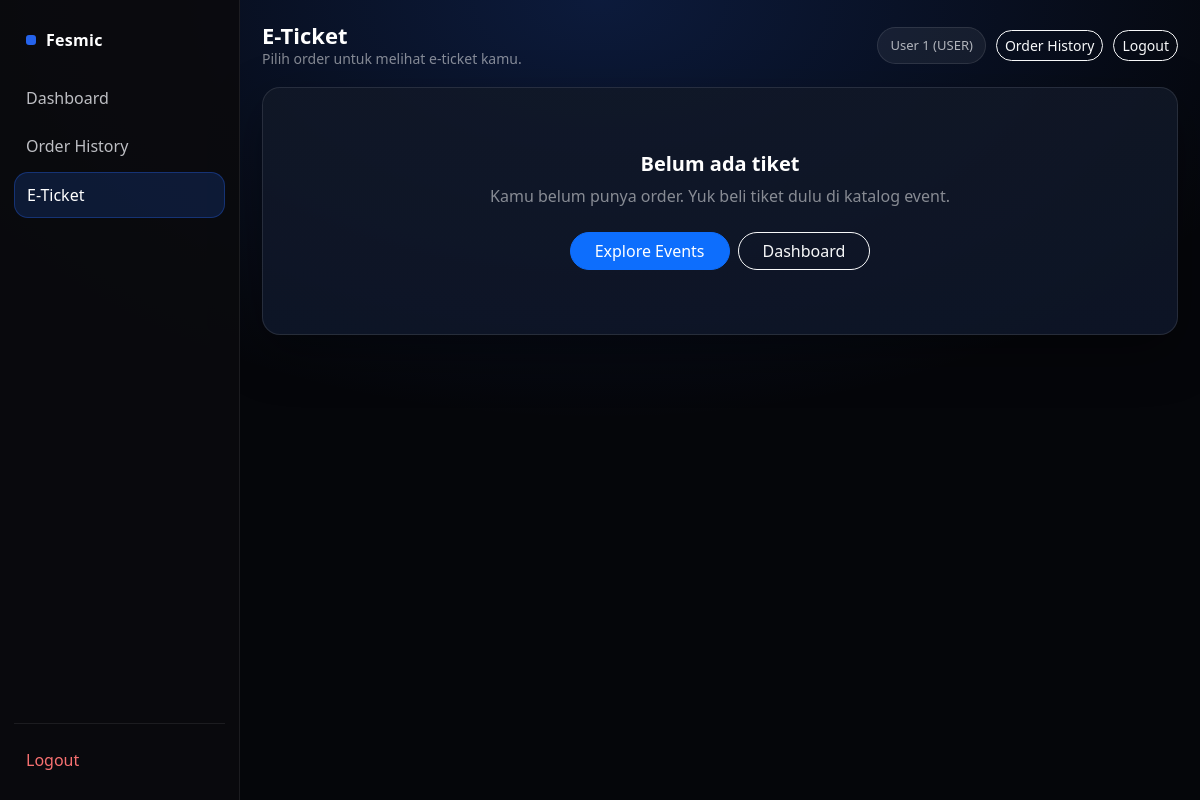
Before: /views/user/eticket.php (signed in) with the older database file.
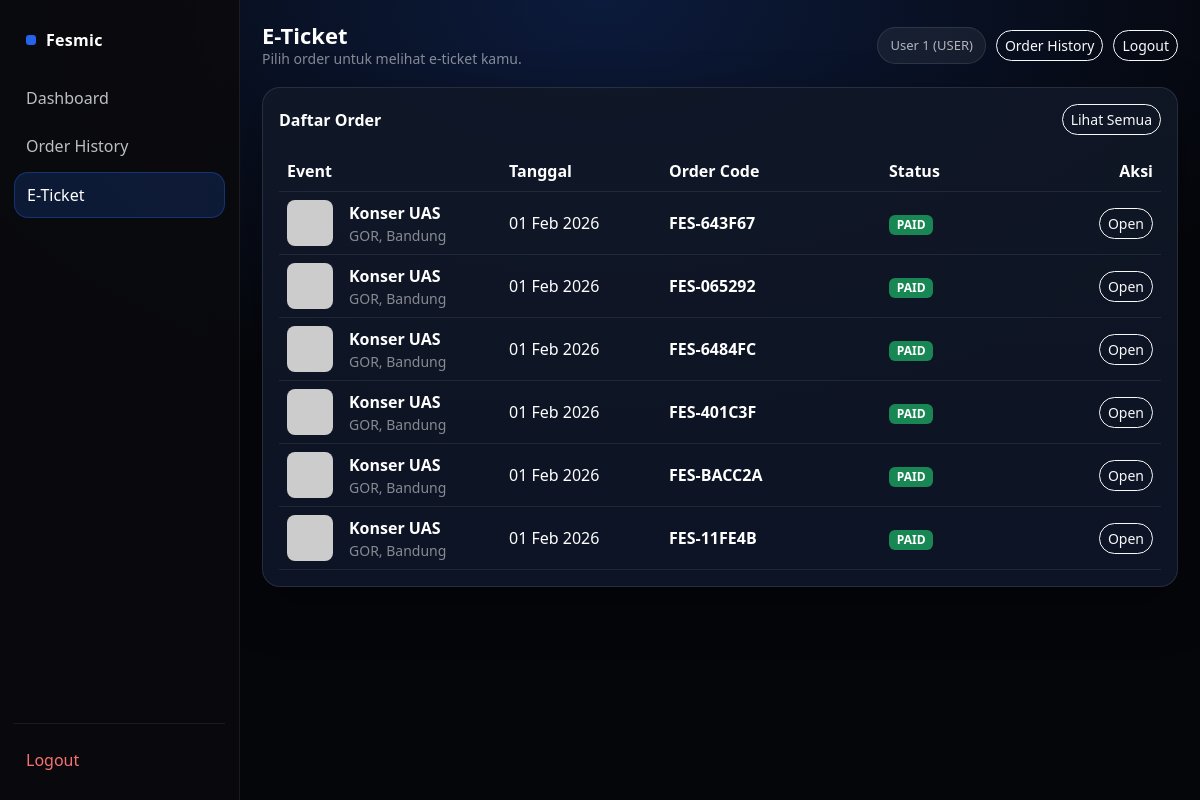
After: the same page with the newer database file.
### tables this page shows
CREATE TABLE `orders` (
  `id` int(11) NOT NULL,
  `user_id` int(11) NOT NULL,
  `order_code` varchar(60) NOT NULL,
  `order_date` datetime NOT NULL DEFAULT current_timestamp(),
  `status` varchar(30) NOT NULL DEFAULT 'PENDING',
  `total_amount` decimal(12,2) NOT NULL DEFAULT 0.00,
  `created_at` datetime NOT NULL DEFAULT current_timestamp(),
  `updated_at` datetime NOT NULL DEFAULT current_timestamp() ON UPDATE current_timestamp()
);

### views/_init.php (called while the page is built, shortened)
<?php
function e(string $s): string {
  return htmlspecialchars($s, ENT_QUOTES, 'UTF-8');
}

### views/user/eticket.php (the view, shortened to what the changed rows need)
<?php
require_once __DIR__ . '/../_init.php';
$u = require_login();
$pdo = db();
function img_src(?string $url): string {
  $url = trim((string)$url);
  if ($url === '') return 'https://via.placeholder.com/900x600?text=Poster';
  return BASE_URL . '/public/img/' . $url;
}
$id = (int)($_GET['id'] ?? 0);
require __DIR__ . '/../layout/header.php';
?>
<div class="app-shell">
  <main class="app-main">
    <div class="app-inner">
      <?php if ($id <= 0): ?>
        <?php
          $st = $pdo->prepare("
            SELECT
              o.id,
              o.order_code,
              o.status,
              o.order_date,
              o.created_at,
              MIN(e.title) AS event_title,
              MIN(e.poster_url) AS poster_url,
              MIN(e.event_date) AS event_date,
              MIN(e.venue) AS venue,
              MIN(e.city) AS city
            FROM orders o
            JOIN order_items oi ON oi.order_id = o.id
            JOIN ticket_types tt ON tt.id = oi.ticket_type_id
            JOIN events e ON e.id = tt.event_id
            WHERE o.user_id = ?
            GROUP BY o.id, o.order_code, o.status, o.order_date, o.created_at
            ORDER BY COALESCE(o.order_date, o.created_at) DESC, o.id DESC
            LIMIT 20
          ");
          $st->execute([(int)$u['id']]);
          $orders = $st->fetchAll(PDO::FETCH_ASSOC);
        ?>
        <div class="app-topbar">
          <div>
            <h1 class="app-title m-0">E-Ticket</h1>
          </div>
        </div>
        <div class="panel p-3">
          <?php if (!$orders): ?>
            <div class="text-center py-5">
              <div class="h5 text-white fw-bold mb-2">Belum ada tiket</div>
              <div class="text-white-50 mb-4">Kamu belum punya order. Yuk beli tiket dulu di katalog event.</div>
              <div class="d-flex justify-content-center gap-2">
                <a class="btn btn-primary rounded-pill px-4" href="events.php">Explore Events</a>
                <a class="btn btn-outline-light rounded-pill px-4" href="dashboard.php">Dashboard</a>
              </div>
            </div>
          <?php else: ?>
            <div class="d-flex justify-content-between align-items-center mb-3">
              <div class="text-white fw-semibold">Daftar Order</div>
              <a class="btn btn-outline-light btn-sm rounded-pill" href="history.php">Lihat Semua</a>
            </div>
            <div class="table-responsive">
              <table class="table table-dark table-hover align-middle mb-0">
                <thead>
                  <tr>
                    <th>Event</th>
                    <th style="width:160px;">Tanggal</th>
                    <th style="width:220px;">Order Code</th>
                    <th style="width:120px;">Status</th>
                    <th class="text-end" style="width:160px;">Aksi</th>
                  </tr>
                </thead>
                <tbody>
                  <?php foreach ($orders as $o): ?>
                    <?php
                      $venue = trim((string)($o['venue'] ?? ''));
                      $city  = trim((string)($o['city'] ?? ''));
                      $loc = trim($venue . ($city !== '' ? ', ' . $city : ''));
                      $eventDate = $o['event_date'] ?? null;
                      $dateTxt = $eventDate ? date('d M Y', strtotime($eventDate)) : '-';
                      $stt = strtoupper((string)($o['status'] ?? ''));
                      $badge = $stt === 'PAID' ? 'bg-success' : ($stt === 'PENDING' ? 'bg-warning text-dark' : 'bg-secondary');
                    ?>
                    <tr>
                      <td>
                        <div class="d-flex align-items-center gap-3">
                          <img src="<?= e(img_src($o['poster_url'] ?? '')) ?>" class="rounded-3" style="width:46px;height:46px;object-fit:cover" alt="">
                          <div>
                            <div class="text-white fw-semibold"><?= e($o['event_title'] ?? '-') ?></div>
                            <div class="text-white-50 small"><?= e($loc !== '' ? $loc : '-') ?></div>
                          </div>
                        </div>
                      </td>
                      <td><?= e($dateTxt) ?></td>
                      <td class="fw-semibold"><?= e($o['order_code'] ?? '-') ?></td>
                      <td><span class="badge <?= e($badge) ?>"><?= e($stt) ?></span></td>
                      <td class="text-end">
                        <a class="btn btn-sm btn-outline-light rounded-pill" href="eticket.php?id=<?= (int)$o['id'] ?>">Open</a>
                      </td>
                    </tr>
                  <?php endforeach; ?>
                </tbody>
              </table>
            </div>
          <?php endif; ?>
        </div>
      <?php endif; ?>
    </div>
  </main>
</div>
<?php require __DIR__ . '/../layout/footer.php'; ?>

Changed rows visible on the page:
added orders: event_title "Konser UAS", loc "GOR, Bandung", dateTxt "01 Feb 2026", order_code "FES-643F67", status "PAID"
added orders: event_title "Konser UAS", loc "GOR, Bandung", dateTxt "01 Feb 2026", order_code "FES-065292", status "PAID"
added orders: event_title "Konser UAS", loc "GOR, Bandung", dateTxt "01 Feb 2026", order_code "FES-6484FC", status "PAID"
added orders: event_title "Konser UAS", loc "GOR, Bandung", dateTxt "01 Feb 2026", order_code "FES-401C3F", status "PAID"
added orders: event_title "Konser UAS", loc "GOR, Bandung", dateTxt "01 Feb 2026", order_code "FES-BACC2A", status "PAID"
added orders: event_title "Konser UAS", loc "GOR, Bandung", dateTxt "01 Feb 2026", order_code "FES-11FE4B", status "PAID"
Other visible differences:
text no longer shown: "Belum ada tiket Kamu belum punya order. Yuk beli tiket dulu di katalog event. Explore Events Dashboard"
text now shown: "Daftar Order Lihat Semua Event Tanggal Order Code Status Aksi"
